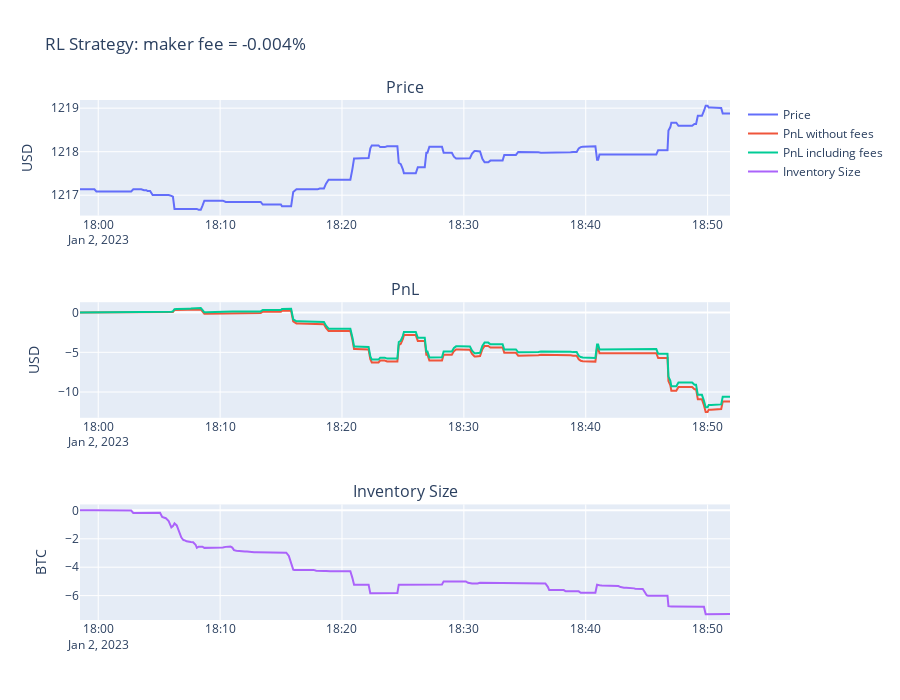

Here is the notebook cell this chart was saved with:
### Code cell
fig = make_subplots(rows=3, cols=1, subplot_titles=("Price", "PnL", "Inventory Size"))

fig.add_trace(go.Scatter(x=df.iloc[::100, :]['receive_ts'], y=df.iloc[::100, :]['mid_price'],
                         name='Price'), row=1, col=1)

fig.add_trace(go.Scatter(x=df.iloc[::100, :]['receive_ts'], y=df.iloc[::100, :]['total'],
                         name='PnL without fees'), row=2, col=1)
fig.add_trace(go.Scatter(x=df_fee.iloc[::100, :]['receive_ts'], y=df_fee.iloc[::100, :]['total'],
                         name='PnL including fees'), row=2, col=1)

fig.add_trace(go.Scatter(x=df.iloc[::100, :]['receive_ts'], y=df.iloc[::100, :]['BTC'],
                         name='Inventory Size'), row=3, col=1)

# fig.add_trace(g
# o.Scatter(x=pd.to_datetime(actions[0])[::100], y=actions[2][::100], mode='markers',
#                          marker_color=actions[2][::100],
#                          name='Actions'), row=4, col=1)

fig.update_yaxes(title_text="USD", row=1, col=1)
fig.update_yaxes(title_text="USD", row=2, col=1)
fig.update_yaxes(title_text="BTC", row=3, col=1)
# fig.update_yaxes(title_text="Actions ID", row=4, col=1)

fig.update_layout(title_text="RL Strategy: maker fee = -0.004%", height=700)

# fig.write_html('../docs/RLStrategy.html')
# fig.write_image('../images/results/RLStrategy.jpeg')
# fig.show()

### Figure 1 — Plotly figure (JSON) as saved in the notebook; plotly's stock layout.template omitted (floating-point values rounded to 4 significant figures; data arrays with more than 128 entries replaced by an {"elided": "..."} marker saying what was removed)
{"data": [{"name": "Price", "type": "scatter", "x": {"elided": "303 str values"}, "xaxis": "x", "y": {"elided": "303 float values"}, "yaxis": "y"}, {"name": "PnL without fees", "type": "scatter", "x": {"elided": "303 str values"}, "xaxis": "x2", "y": {"elided": "303 float values"}, "yaxis": "y2"}, {"name": "PnL including fees", "type": "scatter", "x": {"elided": "303 str values"}, "xaxis": "x2", "y": {"elided": "303 float values"}, "yaxis": "y2"}, {"name": "Inventory Size", "type": "scatter", "x": {"elided": "303 str values"}, "xaxis": "x3", "y": {"elided": "303 float values"}, "yaxis": "y3"}], "layout": {"annotations": [{"font": {"size": 16}, "showarrow": false, "text": "Price", "x": 0.5, "xanchor": "center", "xref": "paper", "y": 1, "yanchor": "bottom", "yref": "paper"}, {"font": {"size": 16}, "showarrow": false, "text": "PnL", "x": 0.5, "xanchor": "center", "xref": "paper", "y": 0.6111, "yanchor": "bottom", "yref": "paper"}, {"font": {"size": 16}, "showarrow": false, "text": "Inventory Size", "x": 0.5, "xanchor": "center", "xref": "paper", "y": 0.2222, "yanchor": "bottom", "yref": "paper"}], "height": 700, "title": {"text": "RL Strategy: maker fee = -0.004%"}, "xaxis": {"anchor": "y", "domain": [0, 1]}, "xaxis2": {"anchor": "y2", "domain": [0, 1]}, "xaxis3": {"anchor": "y3", "domain": [0, 1]}, "yaxis": {"anchor": "x", "domain": [0.7778, 1], "title": {"text": "USD"}}, "yaxis2": {"anchor": "x2", "domain": [0.3889, 0.6111], "title": {"text": "USD"}}, "yaxis3": {"anchor": "x3", "domain": [0, 0.2222], "title": {"text": "BTC"}}}}
